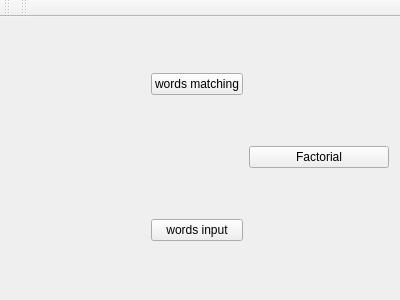
<?xml version="1.0" encoding="UTF-8"?>
<ui version="4.0">
 <class>MainWindow</class>
 <widget class="QMainWindow" name="MainWindow">
  <property name="geometry">
   <rect>
    <x>0</x>
    <y>0</y>
    <width>400</width>
    <height>300</height>
   </rect>
  </property>
  <property name="windowTitle">
   <string>MainWindow</string>
  </property>
  <widget class="QWidget" name="centralWidget">
   <property name="maximumSize">
    <size>
     <width>400</width>
     <height>16777215</height>
    </size>
   </property>
   <layout class="QGridLayout" name="gridLayout">
    <item row="0" column="5">
     <spacer name="horizontalSpacer_2">
      <property name="orientation">
       <enum>Qt::Horizontal</enum>
      </property>
      <property name="sizeHint" stdset="0">
       <size>
        <width>40</width>
        <height>20</height>
       </size>
      </property>
     </spacer>
    </item>
    <item row="0" column="2">
     <spacer name="horizontalSpacer">
      <property name="orientation">
       <enum>Qt::Horizontal</enum>
      </property>
      <property name="sizeHint" stdset="0">
       <size>
        <width>40</width>
        <height>20</height>
       </size>
      </property>
     </spacer>
    </item>
    <item row="0" column="4">
     <widget class="QPushButton" name="pushButton">
      <property name="text">
       <string>words matching</string>
      </property>
     </widget>
    </item>
    <item row="2" column="4">
     <widget class="QPushButton" name="pushButton_2">
      <property name="text">
       <string>words input</string>
      </property>
     </widget>
    </item>
    <item row="1" column="5">
     <widget class="QPushButton" name="pushButton_3">
      <property name="text">
       <string>Factorial</string>
      </property>
     </widget>
    </item>
   </layout>
  </widget>
  <widget class="QToolBar" name="mainToolBar">
   <attribute name="toolBarArea">
    <enum>TopToolBarArea</enum>
   </attribute>
   <attribute name="toolBarBreak">
    <bool>false</bool>
   </attribute>
  </widget>
  <widget class="QToolBar" name="toolBar">
   <property name="windowTitle">
    <string>toolBar</string>
   </property>
   <attribute name="toolBarArea">
    <enum>TopToolBarArea</enum>
   </attribute>
   <attribute name="toolBarBreak">
    <bool>false</bool>
   </attribute>
  </widget>
 </widget>
 <layoutdefault spacing="6" margin="11"/>
 <resources/>
 <connections/>
</ui>
